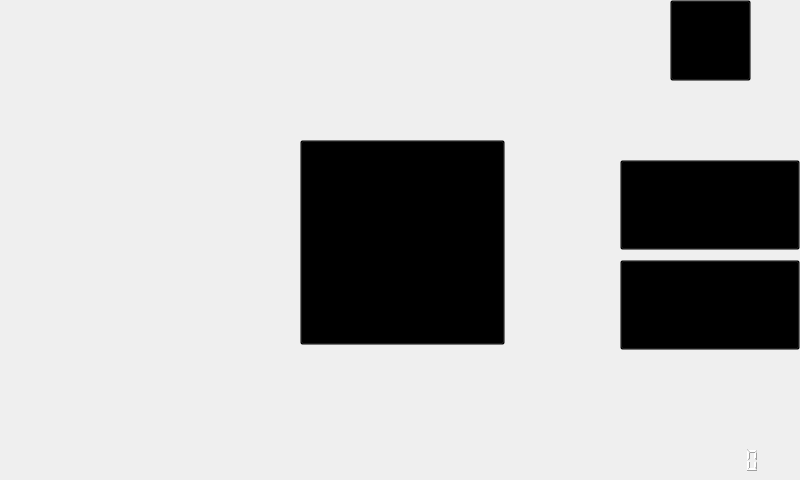
<?xml version="1.0" encoding="UTF-8"?>
<ui version="4.0">
 <class>ArmV4l2Opencv</class>
 <widget class="QMainWindow" name="ArmV4l2Opencv">
  <property name="geometry">
   <rect>
    <x>0</x>
    <y>0</y>
    <width>800</width>
    <height>480</height>
   </rect>
  </property>
  <property name="windowTitle">
   <string>ArmV4l2Opencv</string>
  </property>
  <widget class="QWidget" name="centralWidget">
   <widget class="QLabel" name="label">
    <property name="geometry">
     <rect>
      <x>0</x>
      <y>0</y>
      <width>621</width>
      <height>480</height>
     </rect>
    </property>
    <property name="minimumSize">
     <size>
      <width>500</width>
      <height>480</height>
     </size>
    </property>
    <property name="styleSheet">
     <string notr="true"/>
    </property>
    <property name="text">
     <string/>
    </property>
   </widget>
   <widget class="QPushButton" name="pCardBt">
    <property name="geometry">
     <rect>
      <x>620</x>
      <y>260</y>
      <width>180</width>
      <height>90</height>
     </rect>
    </property>
    <property name="sizePolicy">
     <sizepolicy hsizetype="Expanding" vsizetype="Expanding">
      <horstretch>0</horstretch>
      <verstretch>0</verstretch>
     </sizepolicy>
    </property>
    <property name="styleSheet">
     <string notr="true">background-color: rgba(0,0,0,0);
background-image: url(:/resource/images/button2.png);</string>
    </property>
    <property name="text">
     <string/>
    </property>
   </widget>
   <widget class="QLabel" name="InfoLabel">
    <property name="geometry">
     <rect>
      <x>180</x>
      <y>20</y>
      <width>371</width>
      <height>71</height>
     </rect>
    </property>
    <property name="styleSheet">
     <string notr="true">font: 13pt &quot;方正粗黑宋简体&quot;;
color: rgb(47, 57, 255);
</string>
    </property>
    <property name="text">
     <string/>
    </property>
    <property name="alignment">
     <set>Qt::AlignLeading|Qt::AlignLeft|Qt::AlignVCenter</set>
    </property>
   </widget>
   <widget class="QLabel" name="StartLabel">
    <property name="geometry">
     <rect>
      <x>0</x>
      <y>0</y>
      <width>800</width>
      <height>480</height>
     </rect>
    </property>
    <property name="text">
     <string/>
    </property>
   </widget>
   <widget class="QLabel" name="LittleRobotLabel">
    <property name="geometry">
     <rect>
      <x>40</x>
      <y>0</y>
      <width>161</width>
      <height>151</height>
     </rect>
    </property>
    <property name="styleSheet">
     <string notr="true">image: url(:/resource/images/LittleRobot.png);</string>
    </property>
    <property name="text">
     <string/>
    </property>
   </widget>
   <widget class="QLabel" name="CircleLabel">
    <property name="geometry">
     <rect>
      <x>0</x>
      <y>0</y>
      <width>800</width>
      <height>480</height>
     </rect>
    </property>
    <property name="text">
     <string/>
    </property>
   </widget>
   <widget class="QPushButton" name="shutdownButton">
    <property name="geometry">
     <rect>
      <x>670</x>
      <y>0</y>
      <width>81</width>
      <height>81</height>
     </rect>
    </property>
    <property name="styleSheet">
     <string notr="true">background-image: url(:/resource/images/shutdownButton.png);background-color: rgba(0,0,0,0);</string>
    </property>
    <property name="text">
     <string/>
    </property>
   </widget>
   <widget class="QLabel" name="BackgroundLabel">
    <property name="geometry">
     <rect>
      <x>621</x>
      <y>0</y>
      <width>179</width>
      <height>480</height>
     </rect>
    </property>
    <property name="styleSheet">
     <string notr="true">background-image: url(:/resource/images/background.png);</string>
    </property>
    <property name="text">
     <string/>
    </property>
   </widget>
   <widget class="QPushButton" name="pushButton">
    <property name="geometry">
     <rect>
      <x>300</x>
      <y>140</y>
      <width>205</width>
      <height>205</height>
     </rect>
    </property>
    <property name="sizePolicy">
     <sizepolicy hsizetype="Expanding" vsizetype="Expanding">
      <horstretch>0</horstretch>
      <verstretch>0</verstretch>
     </sizepolicy>
    </property>
    <property name="styleSheet">
     <string notr="true">background-image: url(:/resource/images/StartButton1.png);background-color: rgba(0,0,0,0); </string>
    </property>
    <property name="text">
     <string/>
    </property>
   </widget>
   <widget class="QPushButton" name="systemLogBt">
    <property name="geometry">
     <rect>
      <x>620</x>
      <y>160</y>
      <width>180</width>
      <height>90</height>
     </rect>
    </property>
    <property name="sizePolicy">
     <sizepolicy hsizetype="Expanding" vsizetype="Expanding">
      <horstretch>0</horstretch>
      <verstretch>0</verstretch>
     </sizepolicy>
    </property>
    <property name="styleSheet">
     <string notr="true">background-image: url(:/resource/images/button1.png);background-color: rgba(0,0,0,0);</string>
    </property>
    <property name="text">
     <string/>
    </property>
   </widget>
   <widget class="QWidget" name="layoutWidget">
    <property name="geometry">
     <rect>
      <x>620</x>
      <y>410</y>
      <width>181</width>
      <height>74</height>
     </rect>
    </property>
    <layout class="QVBoxLayout" name="verticalLayout_2">
     <property name="spacing">
      <number>0</number>
     </property>
     <item>
      <widget class="QLabel" name="DateLable">
       <property name="font">
        <font>
         <family>Arial Black</family>
         <pointsize>14</pointsize>
         <weight>75</weight>
         <bold>true</bold>
        </font>
       </property>
       <property name="styleSheet">
        <string notr="true">color: rgb(255, 255, 255);</string>
       </property>
       <property name="text">
        <string/>
       </property>
       <property name="alignment">
        <set>Qt::AlignCenter</set>
       </property>
      </widget>
     </item>
     <item>
      <widget class="QLCDNumber" name="lcdNumber">
       <property name="styleSheet">
        <string notr="true">background-color: rgba(0,0,0,0);
color: rgb(255, 255, 255);</string>
       </property>
       <property name="digitCount">
        <number>8</number>
       </property>
      </widget>
     </item>
    </layout>
    <zorder>lcdNumber</zorder>
    <zorder>DateLable</zorder>
   </widget>
   <zorder>BackgroundLabel</zorder>
   <zorder>systemLogBt</zorder>
   <zorder>shutdownButton</zorder>
   <zorder>pCardBt</zorder>
   <zorder>CircleLabel</zorder>
   <zorder>label</zorder>
   <zorder>InfoLabel</zorder>
   <zorder>LittleRobotLabel</zorder>
   <zorder>layoutWidget</zorder>
   <zorder>pushButton</zorder>
   <zorder>StartLabel</zorder>
  </widget>
 </widget>
 <layoutdefault spacing="6" margin="11"/>
 <resources/>
 <connections/>
</ui>
